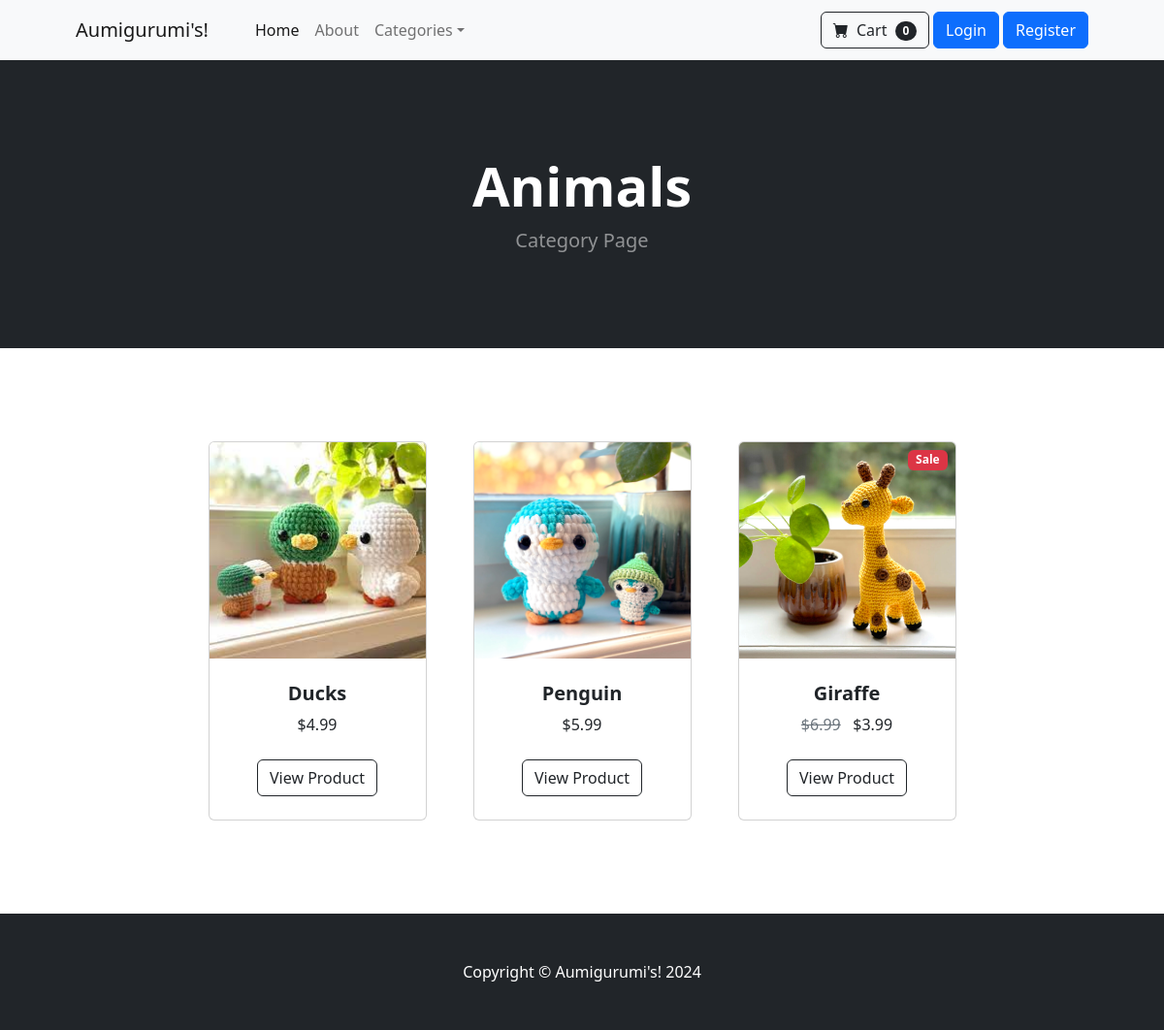
Page /category/Animals on the committed database.
### store/models.py (models this page shows, shortened)
class Category(models.Model):
    name = models.CharField(max_length=50)
    def __str__(self):
        return self.name
    class Meta:
        verbose_name_plural = 'categories'

class Product(models.Model):
    name = models.CharField(max_length=100)
    price = models.DecimalField(default=0, decimal_places=2, max_digits=6)
    category = models.ForeignKey(Category, on_delete=models.CASCADE, default=1)
    description = models.CharField(max_length=250, default='', blank=True, null=True)
    image = models.ImageField(upload_to='uploads/products/')
    is_sale = models.BooleanField(default=False)
    sale_price = models.DecimalField(default=0, decimal_places=2, max_digits=6)

### store/views.py (the view)
# urls.py: path('category/<str:foo>', views.category, name='category'),
def category(request, foo):
	foo = foo.replace('-', ' ')
	try:
		category = Category.objects.get(name=foo)
		products = Product.objects.filter(category=category)
		return render(request, 'category.html', {'products':products, 'category':category})
	except:
		messages.success(request, ("That Category Doesn't Exist..."))
		return redirect('home')

### cart/cart.py (called while the page is built)
    def __len__(self):
        return len(self.cart)

### cart/context_processors.py (called while the page is built)
def cart(request):
    return {'cart': Cart(request)}

### store/templates/category.html
{% extends 'base.html' %}
{% load static %}
{% block content %}
        <header class="bg-dark py-5">
            <div class="container px-4 px-lg-5 my-5">
                <div class="text-center text-white">
                    <h1 class="display-4 fw-bolder">{{ category }}</h1>
                    <p class="lead fw-normal text-white-50 mb-0">Category Page</p>
                </div>
            </div>
        </header>
        <section class="py-5">
            <div class="container px-4 px-lg-5 mt-5">
                <div class="row gx-4 gx-lg-5 row-cols-2 row-cols-md-3 row-cols-xl-4 justify-content-center">
                    {% for product in products %}
                        {% if product.is_sale %}
                        <div class="col mb-5">
                            <div class="card h-100">
                                <div class="badge bg-danger text-white position-absolute" style="top: 0.5rem; right: 0.5rem">Sale</div>
                                <img class="card-img-top" src="{{ product.image.url }}", alt="image"  />
                                <div class="card-body p-4">
                                    <div class="text-center">
                                        <h5 class="fw-bolder">{{ product.name }}</h5>
                                        <span class="text-muted text-decoration-line-through">${{ product.price }}</span>
                                        &nbsp;
                                        ${{ product.sale_price }}
                                    </div>
                                </div>
                                <div class="card-footer p-4 pt-0 border-top-0 bg-transparent">
                                    <div class="text-center"><a class="btn btn-outline-dark mt-auto" href="{% url 'product' product.id  %}">View Product</a></div>
                                </div>
                            </div>
                        </div>
                        {% else %}
                        <div class="col mb-5">
                            <div class="card h-100">
                                <img class="card-img-top" src="{{ product.image.url }}", alt="image"  />
                                <div class="card-body p-4">
                                    <div class="text-center">
                                        <h5 class="fw-bolder">{{ product.name }}</h5>
                                        ${{ product.price }}
                                    </div>
                                </div>
                                <div class="card-footer p-4 pt-0 border-top-0 bg-transparent">
                                    <div class="text-center"><a class="btn btn-outline-dark mt-auto" href="{% url 'product' product.id  %}">View Product</a></div>
                                </div>
                            </div>
                        </div>
                        {% endif %}
                    {% endfor %}
                </div>
            </div>
        </section>
{% endblock %}

### rows in the picture
Category: name "Animals"
Product: image (picture), name "Ducks", price "4.99"
Product: image (picture), name "Penguin", price "5.99"
Product: image (picture), name "Giraffe", price "6.99", sale_price "3.99"

### other values in the picture
{{ cart|length }} "0"
